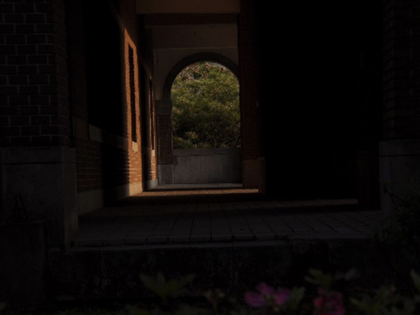
%> input picture HE/src/test.png, 420 x 315 px, shrunk from 640 x 480 before the run
$ octave main_test.m   (GNU Octave 9; MATLAB toolbox functions it lacks are replaced by stand-ins)
%> lines starting %> are read from the running program, lines starting %| are printed output that depends on the picture
### HE/imHistEq.m
function [im_eq, T] = imHistEq(im, show)
% imHistEq - 直方图均衡
%
% input:
%   - im: H*W*C, C=3 时为 RGB 图像, C=1 时为灰度图像
%   - show: bool, 是否显示结果
% output:
%   - im_eq: H*W*C, 直方图均衡后的图像
%   - T: n*1, 映射函数
%

if ~exist('show', 'var')
    show = 0;
end

[H,W,C] = size(im);

if C == 3
    hsv = rgb2hsv(im);
    V = hsv(:,:,3);
    V = round(V * 255);
    [h_gray] = hist_count(V);
    [T, ~] = calc_T(h_gray, show);
    V1 = V;
    for h = 1:H
        for w = 1:W
            V1(h, w) = T(V(h, w)+1);
        end
    end
    V1 = V1/255;
    hsv(:,:,3) = V1;
    im_eq = hsv2rgb(hsv);
    im_eq = uint8(round(im_eq*255));
elseif C == 1
    [h_gray] = hist_count(im);
    [T, ~] = calc_T(h_gray, show);
    im_eq = im;
    for h = 1:H
        for w = 1:W
            im_eq(h, w) = T(im(h, w)+1);
        end
    end
else
    error('输入图像通道数必须为 1 或 3');
end

if show
    figure('NumberTitle', 'off', 'Name', 'Result of Histogram Equalization')
    im_pair = cat(2, im, im_eq);
    imshow(im_pair)

    imwrite(im_pair, './src/histeq.jpg');
end

end

### HE/hist_count.m
function [h_gray, h_r, h_g, h_b] = hist_count(im, show)
% hist_count - 获取图像直方图
%
% input:
%   - im: H*W*C, uint8, C=3时为RGB图像, C=1时为gray图像
%   - show: bool, 是否显示结果
% output:
%   - h_gray: 256*1, int/float, 灰度直方图
%   - h_r: 256*1, int/float, R通道直方图
%   - h_g: 256*1, int/float, G通道直方图
%   - h_b: 256*1, int/float, B通道直方图
%
% usage:
%   [h_gray, h_r, h_g, h_b] = hist_count(im); % 输出所有直方图, 此时im必须为RGB图像
%   hist = hist_count(im); % 仅输出灰度直方图, 此时im可以为RGB图像或者gray图像
%

if ~exist('show', 'var')
    show = 0;
end

[~, ~, C] = size(im);

if nargout == 1

    if C == 3
        im = rgb2gray(im);
    end
    im = im(:);

    h_gray = zeros(256, 1);
    for i = 1:length(im)
        h_gray(im(i)+1) = h_gray(im(i)+1) + 1;
    end

    if show
        show_hist(h_gray);
    end

elseif nargout == 4

    if C == 3
        im_r = im(:,:,1);
        im_g = im(:,:,2);
        im_b = im(:,:,3);
        gray = rgb2gray(im);
    else
        error('输出参数数目不对, 请查看函数帮助');
    end
    im_r = im_r(:);
    im_g = im_g(:);
    im_b = im_b(:);
    gray = gray(:);

    h_gray = zeros(256, 1);
    h_r = zeros(256, 1);
    h_g = zeros(256, 1);
    h_b = zeros(256, 1);
    for i = 1:length(gray)
        h_gray(gray(i)+1) = h_gray(gray(i)+1) + 1;
        h_r(im_r(i)+1) = h_r(im_r(i)+1) + 1;
        h_g(im_g(i)+1) = h_g(im_g(i)+1) + 1;
        h_b(im_b(i)+1) = h_b(im_b(i)+1) + 1;
    end

    if show
        show_hist([h_r, h_g, h_b]);
        % show_hist([h_r, h_g, h_b, h_gray]);
    end

else
    error('输出参数数目不对, 请查看函数帮助');
end

end

% [59 lines left out: function show_hist, not called in this run]

### HE/calc_T.m
function [T, eq] = calc_T(hist, show)
% calc_T - 计算映射函数
%
% input:
%   - hist: n*1, 直方图, n为图像灰度个数
%   - show: bool, 是否显示结果
% output:
%   - T: n*1, 映射函数
%   - eq: n*1, 调整后的直方图
%

grayLevel = length(hist);

if ~exist('show', 'var')
    show = 0;
end

cdf = cumsum(hist);
if cdf(end) > 1
    cdf = cdf / cdf(end);
end

T = fix(cdf * (grayLevel-1)) + 1;

eq = zeros(grayLevel, 1);
for i = 1:grayLevel
    eq(T(i)) = eq(T(i)) + hist(i);
end

if show
    ranges = getRanges(hist, 0.4);
    show_process(hist, eq, cdf, ranges);
end

end

% [113 lines left out: function show_process, not called in this run]

### HE/imHistEqModify.m
function [im_eq, T] = imHistEqModify(im, show, mode)
% imHistEqModify - 直方图均衡改进
%
% input:
%   - im: H*W*C, C=3 时为 RGB 图像, C=1 时为灰度图像
%   - show: bool, 是否显示结果
%   - mode: int, 改进方法, 0-开根号; 1-截断, 2-截断后超出的数据取平均添加每个bin中(来源于CLAHE)
% output:
%   - im_eq: H*W*C, 直方图均衡后的图像
%   - T: n*1, 映射函数
%

if ~exist('show', 'var')
    show = 0;
end
if ~exist('mode', 'var')
    mode = 0;
end

[H,W,C] = size(im);

if C == 3
    hsv = rgb2hsv(im);
    V = hsv(:,:,3);
    V = round(V * 255);
    [h_gray] = hist_count(V);
    if mode == 0
        h_gray = round(sqrt(h_gray + 1));
    elseif mode == 1
        thres = round(H*W*0.02);
        h_gray(h_gray > thres) = thres;
    elseif mode == 2
        thres = round(H*W*0.02);
        h_gray(h_gray > thres) = thres;
        overtops = H*W - sum(h_gray);
        h_gray = h_gray + fix(overtops/length(h_gray));
    else
        error('参数错误');
    end
    [T, ~] = calc_T(h_gray, show);
    V1 = V;
    for h = 1:H
        for w = 1:W
            V1(h, w) = T(V(h, w)+1);
        end
    end
    V1 = V1/255;
    hsv(:,:,3) = V1;
    im_eq = hsv2rgb(hsv);
    im_eq = uint8(round(im_eq*255));
elseif C == 1
    [h_gray] = hist_count(im);
    if mode == 0
        h_gray = round(sqrt(h_gray + 1));
    elseif mode == 1
        thres = round(H*W*0.02);
        h_gray(h_gray > thres) = thres;
    elseif mode == 2
        thres = round(H*W*0.02);
        h_gray(h_gray > thres) = thres;
        overtops = H*W - sum(h_gray);
        h_gray = h_gray + fix(overtops/length(h_gray));
    else
        error('参数错误');
    end
    [T, ~] = calc_T(h_gray, show);
    im_eq = im;
    for h = 1:H
        for w = 1:W
            im_eq(h, w) = T(im(h, w)+1);
        end
    end
else
    error('输入图像通道数必须为 1 或 3');
end

if show
    figure('NumberTitle', 'off', 'Name', 'Modify of Histogram Equalization')
    im_pair = cat(2, im, im_eq);
    imshow(im_pair)
    imwrite(im_pair, './src/modify.jpg');
end

end

### HE/main_test.m
close all; clear; clc;


% [31 lines of commented-out code are left out]


%% color image test
% read image
im = imread('./src/test.png');
%> im is the input picture: size 315x420x3 uint8; mean R, G, B 12.8, 9.3, 7.6
% imshow(im)

% hist equalization
[im_eq, T] = imHistEq(im, 0);
%> in imHistEq, `hsv = rgb2hsv(im);`: hsv: size 315x420x3 double; mean H, S, V 0.367, 0.357, 0.0504
%> after the loop in hist_count, `for i = 1:length(im)`: h_gray = 256 values, max 24338 at index 1, min 0 at index 188, mean 516.8
%> in calc_T, `cdf = cumsum(hist);`: cdf = 256 values from 24338 to 132300
%> in calc_T, `cdf = cdf / cdf(end);`: cdf = 256 values from 0.184 to 1
%> in calc_T, `T = fix(cdf * (grayLevel-1)) + 1;`: T = 256 values from 47 to 256
%> after the loop in calc_T, `for i = 1:grayLevel`: eq = 256 values, max 24338 at index 47, min 0 at index 1, mean 516.8
%> in imHistEq, `[T, ~] = calc_T(h_gray, show);`: T = 256 values from 47 to 256
%> in imHistEq, `hsv(:,:,3) = V1;`: hsv: size 315x420x3 double; mean H, S, V 0.367, 0.357, 0.532
%> in imHistEq, `im_eq = hsv2rgb(hsv);`:
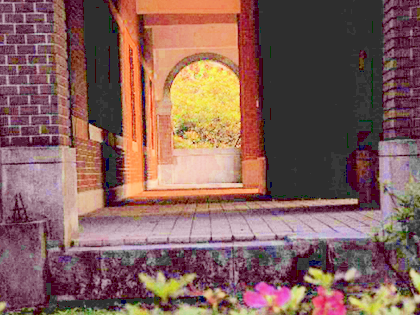
%> im_eq: size 315x420x3 double; mean R, G, B 0.528, 0.382, 0.361; drawn with min black and max white
%> T = 256 values from 47 to 256

% modify
[im_eqM0, T0] = imHistEqModify(im, 0, 0);
%> in imHistEqModify, `h_gray = round(sqrt(h_gray + 1));`: h_gray = 256 values, max 156 at index 1, min 1 at index 184, mean 11.66
%> in imHistEqModify, `[T, ~] = calc_T(h_gray, show);`: T = 256 values from 14 to 256
%> in imHistEqModify, `hsv(:,:,3) = V1;`: hsv: size 315x420x3 double; mean H, S, V 0.367, 0.357, 0.281
%> T0 = 256 values from 14 to 256
[im_eqM1, T1] = imHistEqModify(im, 0, 1);
%> call 2 of imHistEqModify, with show = 0, mode = 1
%> in imHistEqModify (call 2), `[h_gray] = hist_count(V);`: h_gray = 256 values, max 24338 at index 1, min 0 at index 188, mean 516.8
%> in imHistEqModify (call 2), `[T, ~] = calc_T(h_gray, show);`: T = 256 values from 10 to 256
%> after the loop in imHistEqModify (call 2), `for h = 1:H`:
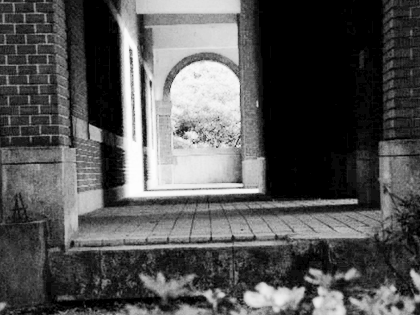
%> V1: size 315x420 double; min 10, max 256, mean 92; drawn with min black and max white
%> in imHistEqModify (call 2), `hsv(:,:,3) = V1;`: hsv: size 315x420x3 double; mean H, S, V 0.367, 0.357, 0.361
%> in imHistEqModify (call 2), `im_eq = hsv2rgb(hsv);`:
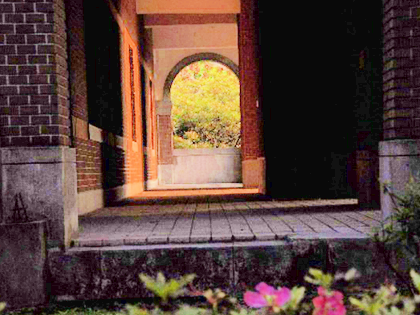
%> im_eq: size 315x420x3 double; mean R, G, B 0.358, 0.26, 0.233; drawn with min black and max white
%> T1 = 256 values from 10 to 256
[im_eqM2, T2] = imHistEqModify(im, 0, 2);
%> call 3 of imHistEqModify, with show = 0, mode = 2
%> in imHistEqModify (call 3), `overtops = H*W - sum(h_gray);`: overtops = 59013
%> in imHistEqModify (call 3), `h_gray = h_gray + fix(overtops/length(h_gray));`: h_gray = 256 values, max 2876 at index 1, min 230 at index 188, mean 516.3
%> in imHistEqModify (call 3), `[T, ~] = calc_T(h_gray, show);`: T = 256 values from 6 to 256
%> after the loop in imHistEqModify (call 3), `for h = 1:H`:
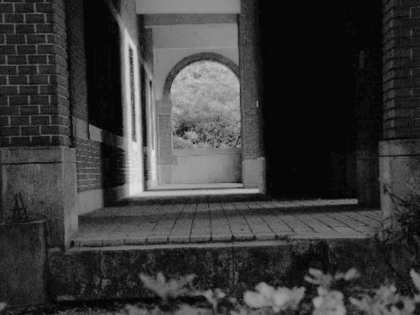
%> V1: size 315x420 double; min 6, max 230, mean 57.3
%> in imHistEqModify (call 3), `hsv(:,:,3) = V1;`: hsv: size 315x420x3 double; mean H, S, V 0.367, 0.357, 0.225
%> in imHistEqModify (call 3), `im_eq = hsv2rgb(hsv);`:
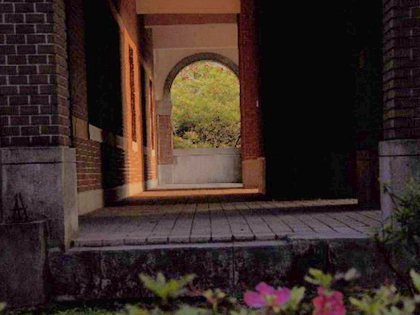
%> im_eq: size 315x420x3 double; mean R, G, B 0.223, 0.162, 0.144
%> T2 = 256 values from 6 to 256
im_pair = cat(2, im, im_eq, im_eqM0, im_eqM1, im_eqM2);
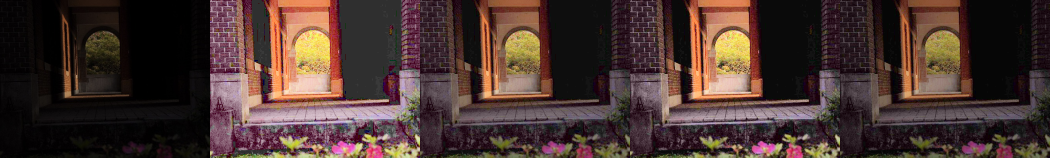
%> im_pair: size 315x2100x3 uint8 (shown at 1/2 size); mean R, G, B 73.4, 53.2, 48.6
imshow(im_pair)
imwrite(im_pair, './src/test_result_cmp.jpg')

fig = figure();
plot(T, 'LineWidth', 1.8)
hold on,
plot(T0, 'LineWidth', 1.8)
plot(T1, 'LineWidth', 1.8)
plot(T2, 'LineWidth', 1.8)
legend('original', 'modify0', 'modify1', 'modify2', 'Location', 'southeast')
set(gcf, 'color', 'white');
set(gca, 'color', 'white');
set(gca, 'FontName', 'Helvetica');
set(gca, 'FontSize', 13);
set(gca, 'linewidth', 1.3);
fig_rgb = getframe(fig);
fig_rgb = fig_rgb.cdata;
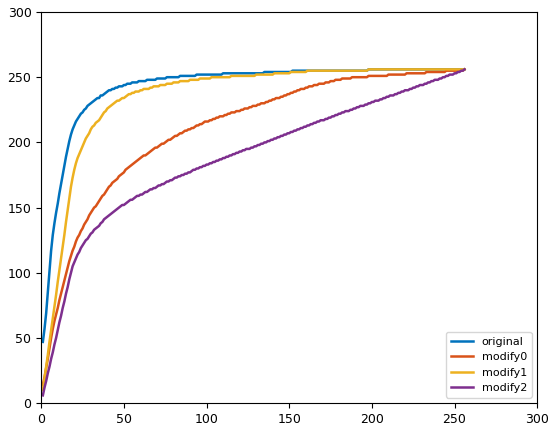
%> fig_rgb: size 431x556x3 uint8; mean R, G, B 249, 247.8, 247.4
imwrite(fig_rgb, './src/test_T_cmp.png');
